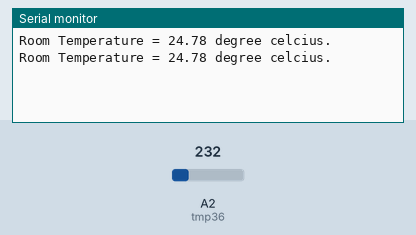
Recording of a sketch running on a simulated Arduino Zero (SAMD21). Parts: the last lines printed to the serial monitor. Inputs (shaded band) come from the test bench; at power-on: A2 (tmp36) = 232 (analog values on the 0–1023 scale).

Above: at 1.8 s.
1.9 s: A2 (tmp36) set to 250
At 2.6 s:
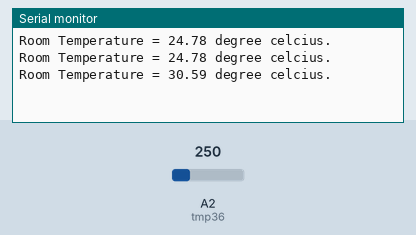
3.4 s: A2 (tmp36) set to 266
At 4.8 s:
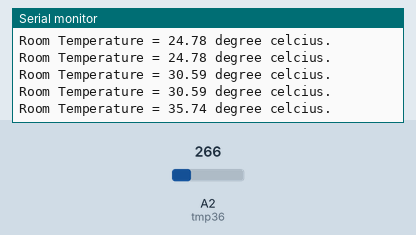
Timing chart, 0 to 6.4 s (numbered marks = the images above; inputs shaded):
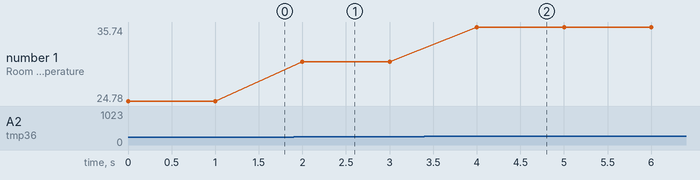

The sketch:

week4task2.ino
```cpp
int tmp36 = A2;


void setup() {

// Initialize serial communication at 9600 baud rate
Serial.begin(9600);

// Wait for serial port to connect and be ready
while(!Serial);

// set ADC resolution to 12-bit
analogReadResolution(12);
}


void loop() {

// read ADC value
uint16_t rawADC = analogRead(tmp36);

// Convert raw ADC value to voltage
float voltage = 3.3*rawADC/4095.0;

// Convert VOLTAGE to TEMPERATURE
float temperature = (voltage-0.5)*100;

// Print temperature result to Serial Monitor
Serial.print("Room Temperature = ");
Serial.print(temperature);
Serial.println(" degree celcius.");

// wait 1000 milliseconds before next reading
delay(1000);
}
```

Measured:
- after the input at 1.9 s, the serial monitor: prints a new line after 0.10 s (image 1)
- after the input at 3.4 s, the serial monitor: prints a new line after 0.60 s (image 2)
- plotted number 1: 24.78 → 30.59 after the input at 1.9 s, 30.59 → 35.74 after the input at 3.4 s
